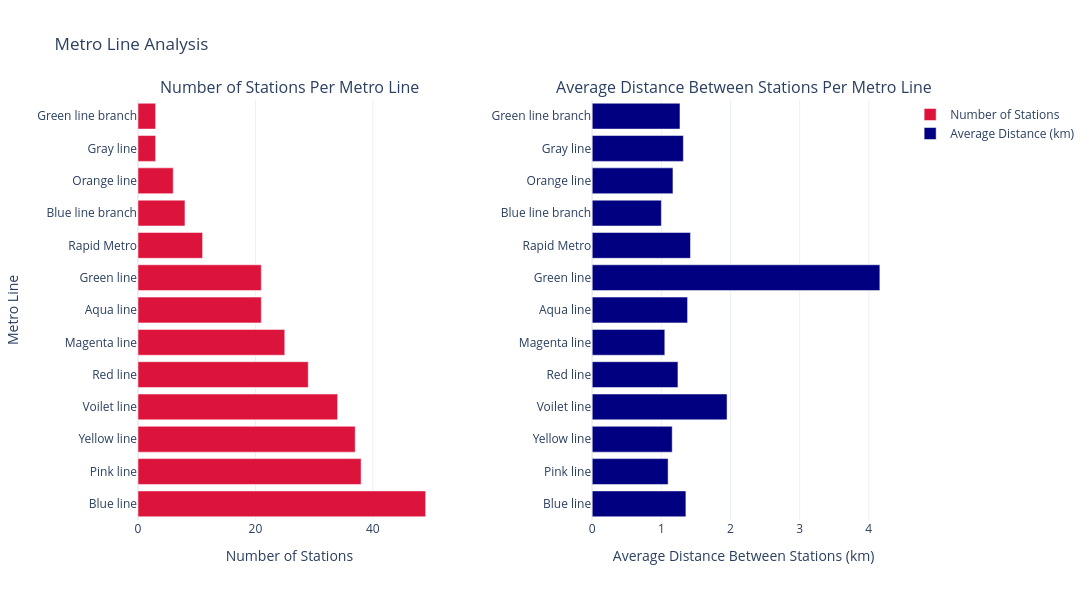

Write notebook code for a chart like this one.
### Code cell
fig = make_subplots(rows=1, cols=2, subplot_titles=('Number of Stations Per Metro Line',
                                                    'Average Distance Between Stations Per Metro Line'),
                    horizontal_spacing=0.2)

fig.add_trace(
    go.Bar(y=line_analysis['Line'], x=line_analysis['Number of Stations'],
           orientation='h', name='Number of Stations', marker_color='crimson'),
    row=1, col=1
)

fig.add_trace(
    go.Bar(y=line_analysis['Line'], x=line_analysis['Average Distance Between Stations (km)'],
           orientation='h', name='Average Distance (km)', marker_color='navy'),
    row=1, col=2
)

fig.update_xaxes(title_text="Number of Stations", row=1, col=1)
fig.update_xaxes(title_text="Average Distance Between Stations (km)", row=1, col=2)

fig.update_yaxes(title_text="Metro Line", row=1, col=1)
fig.update_yaxes(title_text="", row=1, col=2)

fig.update_layout(height=600, width=1200, title_text="Metro Line Analysis", template="plotly_white")

fig.show()

### Figure 1 — Plotly figure (JSON) as saved in the notebook; plotly's stock layout.template omitted (floating-point values rounded to 4 significant figures)
{"data": [{"marker": {"color": "crimson"}, "name": "Number of Stations", "orientation": "h", "type": "bar", "x": [49, 38, 37, 34, 29, 25, 21, 21, 11, 8, 6, 3, 3], "xaxis": "x", "y": ["Blue line", "Pink line", "Yellow line", "Voilet line", "Red line", "Magenta line", "Aqua line", "Green line", "Rapid Metro", "Blue line branch", "Orange line", "Gray line", "Green line branch"], "yaxis": "y"}, {"marker": {"color": "navy"}, "name": "Average Distance (km)", "orientation": "h", "type": "bar", "x": [1.355, 1.098, 1.157, 1.95, 1.24, 1.05, 1.379, 4.16, 1.422, 1, 1.168, 1.318, 1.269], "xaxis": "x2", "y": ["Blue line", "Pink line", "Yellow line", "Voilet line", "Red line", "Magenta line", "Aqua line", "Green line", "Rapid Metro", "Blue line branch", "Orange line", "Gray line", "Green line branch"], "yaxis": "y2"}], "layout": {"annotations": [{"font": {"size": 16}, "showarrow": false, "text": "Number of Stations Per Metro Line", "x": 0.2, "xanchor": "center", "xref": "paper", "y": 1, "yanchor": "bottom", "yref": "paper"}, {"font": {"size": 16}, "showarrow": false, "text": "Average Distance Between Stations Per Metro Line", "x": 0.8, "xanchor": "center", "xref": "paper", "y": 1, "yanchor": "bottom", "yref": "paper"}], "height": 600, "title": {"text": "Metro Line Analysis"}, "width": 1200, "xaxis": {"anchor": "y", "autorange": true, "domain": [0, 0.4], "range": [0, 51.58], "title": {"text": "Number of Stations"}, "type": "linear"}, "xaxis2": {"anchor": "y2", "autorange": true, "domain": [0.6, 1], "range": [0, 4.379], "title": {"text": "Average Distance Between Stations (km)"}, "type": "linear"}, "yaxis": {"anchor": "x", "autorange": true, "domain": [0, 1], "range": [-0.5, 12.5], "title": {"text": "Metro Line"}, "type": "category"}, "yaxis2": {"anchor": "x2", "autorange": true, "domain": [0, 1], "range": [-0.5, 12.5], "title": {"text": ""}, "type": "category"}}}
